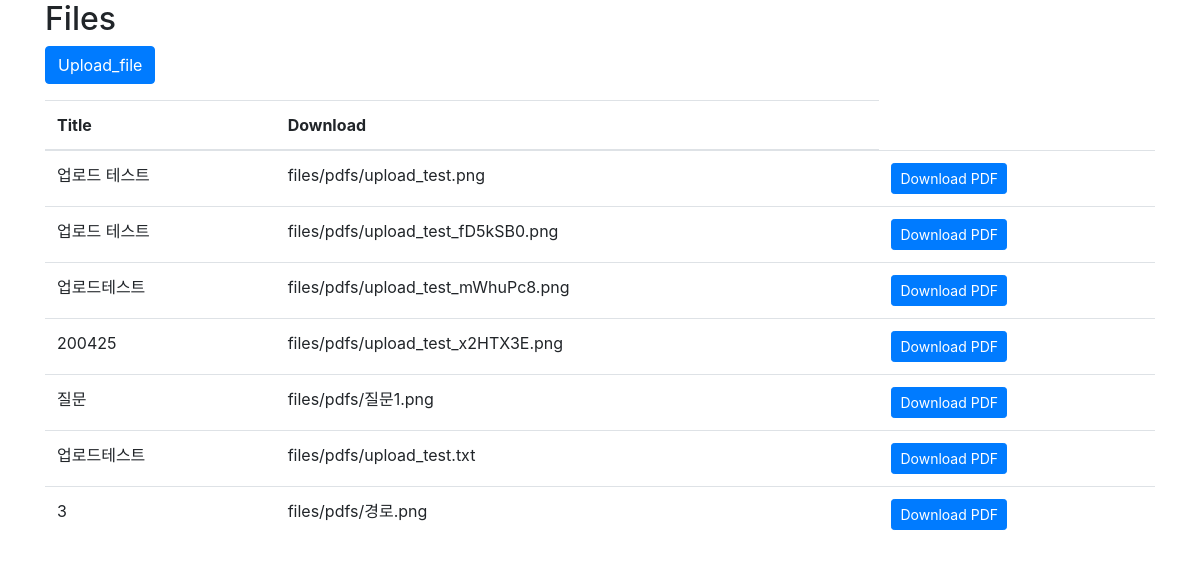
/board/files/, run on the app's committed database.
### board/models.py (models this page shows, shortened)
class File(models.Model):
    title = models.CharField(max_length=128, verbose_name='파일제목')
    pdf = models.FileField(upload_to='files/pdfs/')

### board/views.py (the view)
# urls.py: path('files/', views.file_list, name='file_list'),
def file_list(request):
    files = File.objects.all()
    return render(request,'file_list.html', {
        'files': files
    })

### board/templates/file_list.html
{% extends "base.html" %}
{% block contents %}
    <h2>Files</h2>
    <p>
        <a href="{% url 'upload_file' %}" class="btn btn-primary">Upload_file</a>
    </p>
    <table class="table mb-0">
        <thead>
            <tr>
                <th>Title</th>
                <th>Download</th>
            </tr>
        </thead>
        <tbody>
            {% for file in files %}
                <tr>
                    <td>{{ file.title }} </td>
                    <td>{{ file.pdf }} </td>
                    <td>
                        <a href="{{ file.pdf.url }}" class="btn btn-primary btn-sm" target="_blank">
                            Download PDF
                        </a>
                    </td>
                </tr>
            {% endfor %}
        </tbody>
    </table>
{% endblock %}

### board/templates/base.html (shortened to what this page needs)
<!doctype html>
<html>
<head>
    <link rel="stylesheet" href="https://stackpath.bootstrapcdn.com/bootstrap/4.4.1/css/bootstrap.min.css">
</head>
<body>
    <div class="container">
        {% block contents %}{% endblock %}
    </div>
</body>
</html>

### data on the page
File: title "업로드 테스트", pdf "files/pdfs/upload_test.png"
File: title "업로드 테스트", pdf "files/pdfs/upload_test_fD5kSB0.png"
File: title "업로드테스트", pdf "files/pdfs/upload_test_mWhuPc8.png"
File: title "200425", pdf "files/pdfs/upload_test_x2HTX3E.png"
File: title "질문", pdf "files/pdfs/질문1.png"
File: title "업로드테스트", pdf "files/pdfs/upload_test.txt"
File: title "3", pdf "files/pdfs/경로.png"
